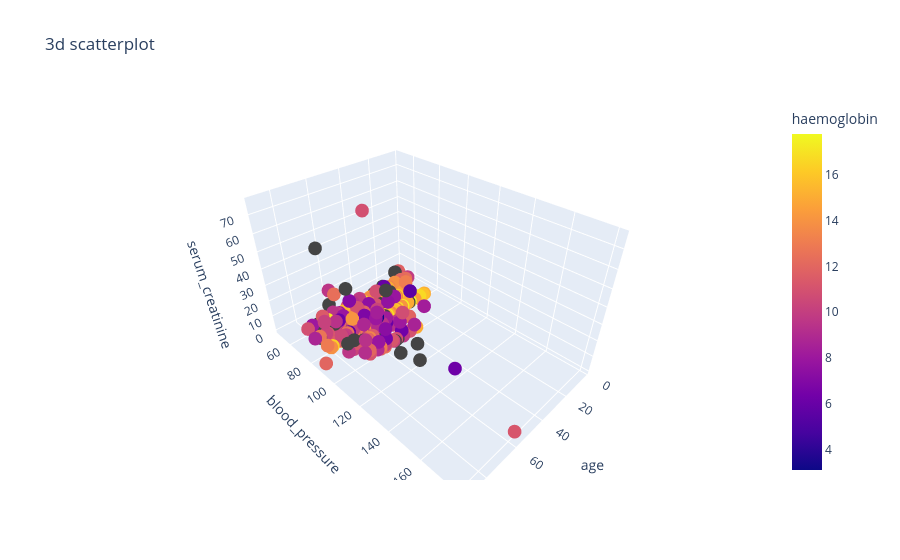

Notebook code for this chart:
### Code cell
fig = px.scatter_3d(df,x = 'age',y = 'blood_pressure',z = 'serum_creatinine',color = 'haemoglobin',title = "3d scatterplot")
fig.show()

### Figure 1 — Plotly figure (JSON) as saved in the notebook; plotly's stock layout.template omitted (floating-point values rounded to 4 significant figures; data arrays with more than 128 entries replaced by an {"elided": "..."} marker saying what was removed)
{"data": [{"hovertemplate": "age=%{x}<br>blood_pressure=%{y}<br>serum_creatinine=%{z}<br>haemoglobin=%{marker.color}<extra></extra>", "legendgroup": "", "marker": {"color": {"elided": "400 float values"}, "coloraxis": "coloraxis", "symbol": "circle"}, "mode": "markers", "name": "", "scene": "scene", "showlegend": false, "type": "scatter3d", "x": {"elided": "400 float values"}, "y": {"elided": "400 float values"}, "z": {"elided": "400 float values"}}], "layout": {"coloraxis": {"colorbar": {"title": {"text": "haemoglobin"}}, "colorscale": [[0, "#0d0887"], [0.1111, "#46039f"], [0.2222, "#7201a8"], [0.3333, "#9c179e"], [0.4444, "#bd3786"], [0.5556, "#d8576b"], [0.6667, "#ed7953"], [0.7778, "#fb9f3a"], [0.8889, "#fdca26"], [1, "#f0f921"]]}, "legend": {"tracegroupgap": 0}, "scene": {"domain": {"x": [0, 1], "y": [0, 1]}, "xaxis": {"title": {"text": "age"}}, "yaxis": {"title": {"text": "blood_pressure"}}, "zaxis": {"title": {"text": "serum_creatinine"}}}, "title": {"text": "3d scatterplot"}}}
